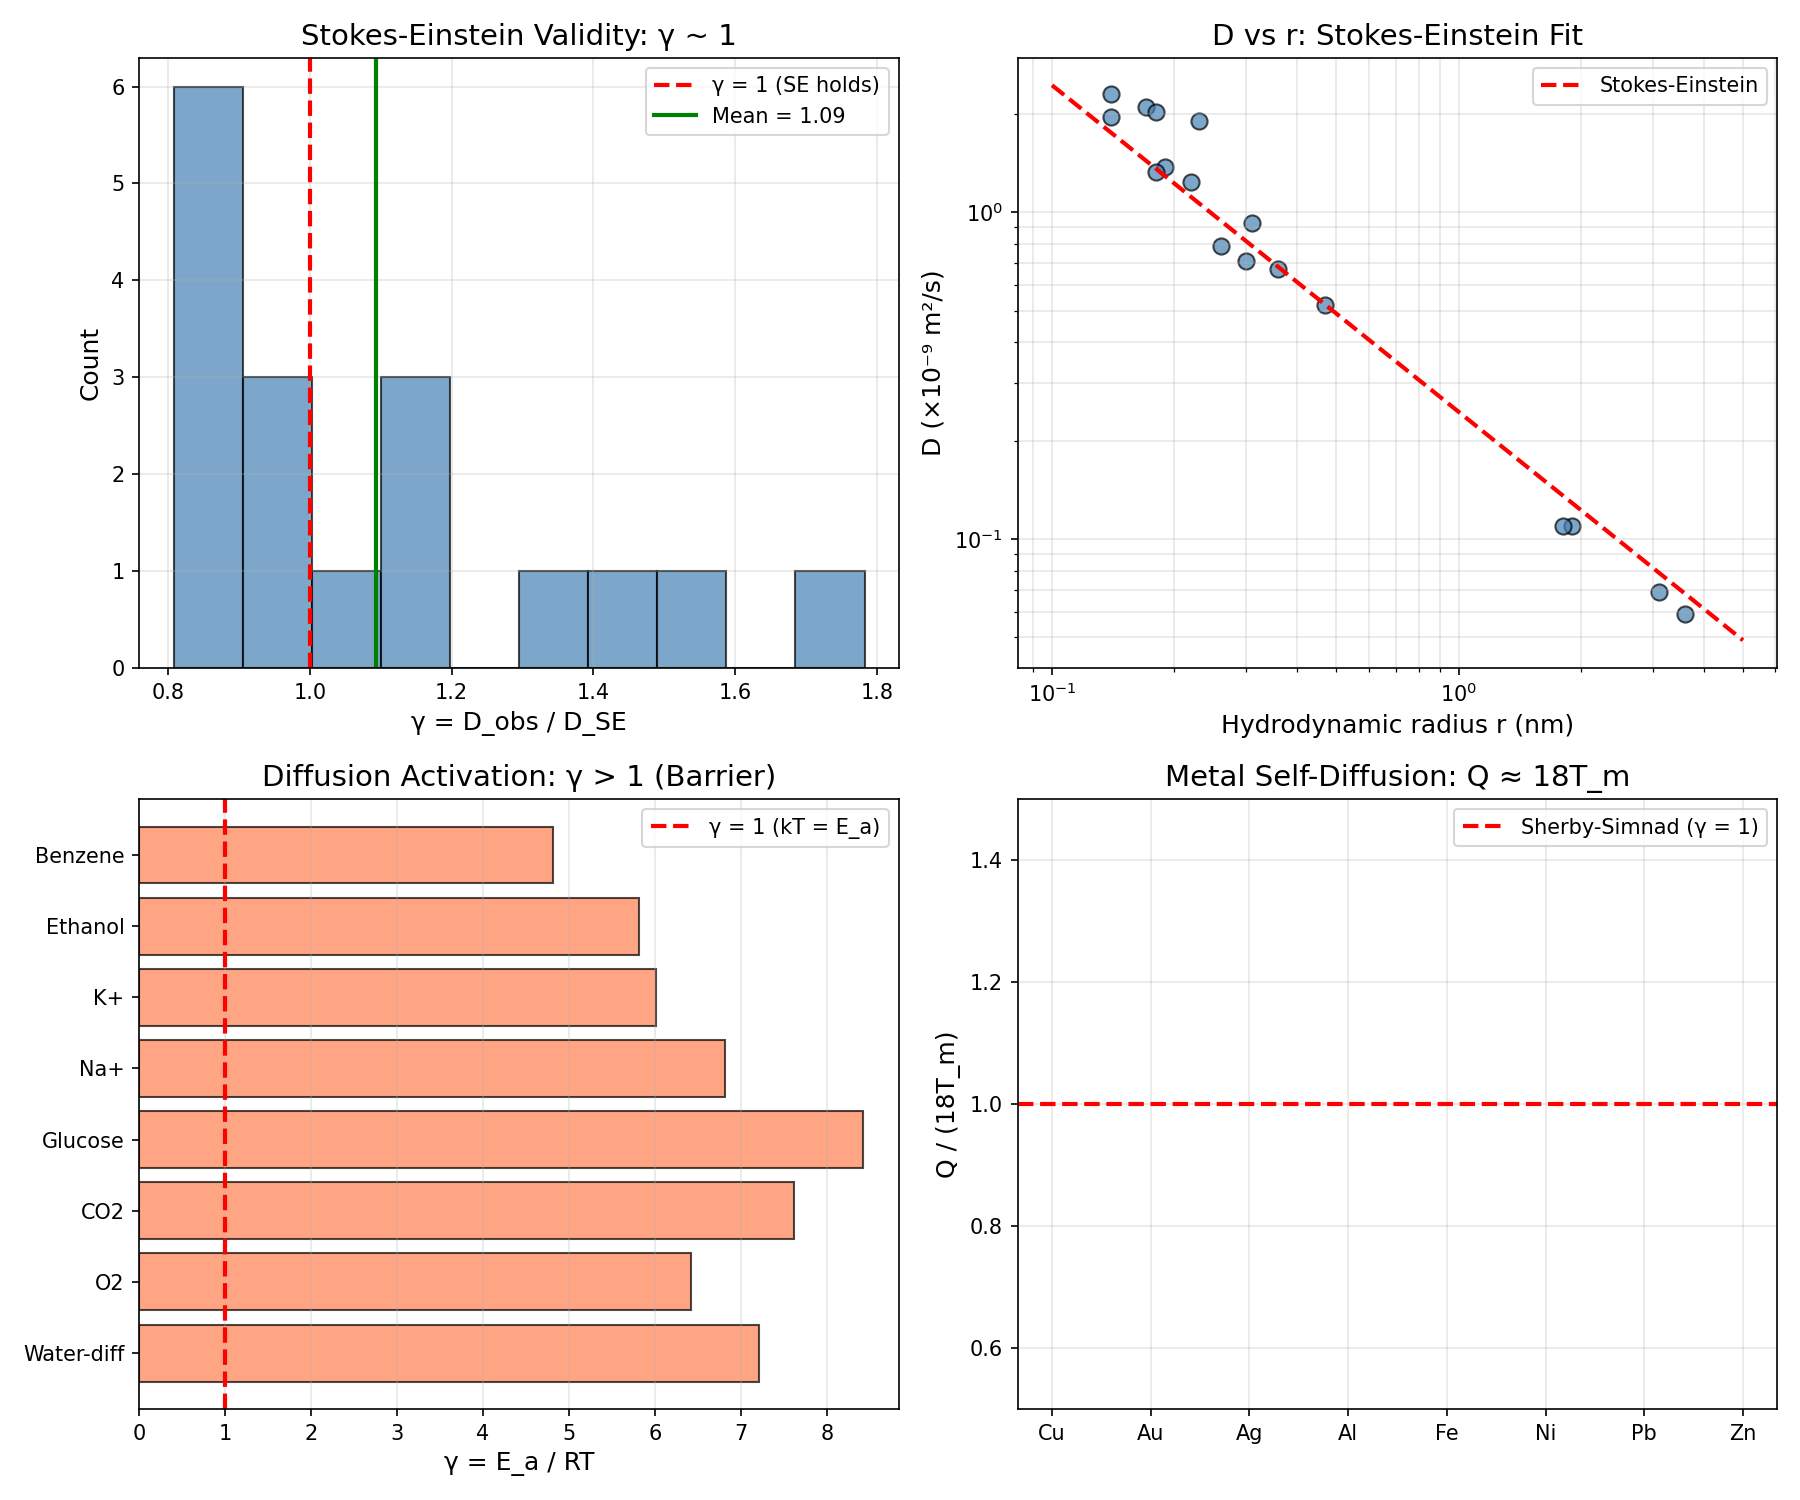

This figure's Python source:
"""
Chemistry Session #199: Diffusion Coefficients at γ ~ 1
Analyzing mass transport through the coherence framework.

Key hypothesis: Diffusion has natural γ ~ 1 boundaries
- Stokes-Einstein: D = kT/(6πηr) links diffusion to viscosity
- Arrhenius behavior: D = D₀ exp(-E_a/RT)
- Knudsen number crossover at Kn = 1

γ parameters in diffusion:
- D/D_SE (Stokes-Einstein deviation)
- Activation energy ratios
- Temperature crossovers
"""

import numpy as np
import matplotlib.pyplot as plt

print("=" * 60)
print("CHEMISTRY SESSION #199: DIFFUSION COEFFICIENTS AT γ ~ 1")
print("=" * 60)

# ============================================================
# 1. STOKES-EINSTEIN EQUATION
# ============================================================
print("\n" + "=" * 60)
print("1. STOKES-EINSTEIN EQUATION")
print("=" * 60)

print("""
Stokes-Einstein equation:
  D = kT / (6πηr)

where:
  D = diffusion coefficient
  η = viscosity
  r = hydrodynamic radius

γ_SE = D_obs / D_predicted

At γ = 1: Stokes-Einstein holds perfectly
γ > 1: faster than predicted (slip boundary)
γ < 1: slower than predicted (stick boundary)

For molecules in water at 25°C:
  D (m²/s) ≈ 2.2×10⁻¹⁴ / r(nm)
""")

# Diffusion coefficients in water at 25°C
# (molecule, D_obs_m2/s × 10^9, r_hyd_nm, MW)
diffusion_data = {
    # Small molecules
    'H2O': (2.3, 0.14, 18),
    'O2': (2.1, 0.17, 32),
    'CO2': (1.9, 0.23, 44),
    'Glucose': (0.67, 0.36, 180),
    'Sucrose': (0.52, 0.47, 342),
    'Ethanol': (1.24, 0.22, 46),
    'Glycerol': (0.93, 0.31, 92),
    'Urea': (1.38, 0.19, 60),
    # Ions
    'Na+': (1.33, 0.18, 23),
    'K+': (1.96, 0.14, 39),
    'Cl-': (2.03, 0.18, 35.5),
    'Ca2+': (0.79, 0.26, 40),
    'Mg2+': (0.71, 0.30, 24),
    # Proteins
    'Lysozyme': (0.11, 1.9, 14400),
    'Hemoglobin': (0.069, 3.1, 64500),
    'BSA': (0.059, 3.6, 66000),
    'Myoglobin': (0.11, 1.8, 17000),
}

# Calculate Stokes-Einstein prediction
kT_298 = 1.38e-23 * 298  # J
eta_water = 0.89e-3  # Pa·s at 25°C

print("\nDiffusion Coefficient Analysis:")
print("-" * 75)
print(f"{'Molecule':<15} {'D_obs (×10⁻⁹)':<15} {'r_hyd (nm)':<12} {'D_SE (×10⁻⁹)':<15} {'γ = D/D_SE'}")
print("-" * 75)

gamma_values = []
for mol, (D_obs, r_hyd, MW) in diffusion_data.items():
    r_m = r_hyd * 1e-9  # Convert to meters
    D_SE = kT_298 / (6 * np.pi * eta_water * r_m) * 1e9  # Convert to ×10⁻⁹ m²/s
    gamma = D_obs / D_SE
    gamma_values.append(gamma)
    print(f"{mol:<15} {D_obs:<15.2f} {r_hyd:<12.2f} {D_SE:<15.2f} {gamma:.2f}")

print("-" * 75)
mean_gamma = np.mean(gamma_values)
std_gamma = np.std(gamma_values)
print(f"Mean γ = {mean_gamma:.2f} ± {std_gamma:.2f}")

# Separate by type
small_mol = [diffusion_data[m][0] / (kT_298 / (6*np.pi*eta_water*diffusion_data[m][1]*1e-9) * 1e9)
             for m in ['H2O', 'O2', 'CO2', 'Glucose', 'Sucrose', 'Ethanol', 'Glycerol', 'Urea']]
ions = [diffusion_data[m][0] / (kT_298 / (6*np.pi*eta_water*diffusion_data[m][1]*1e-9) * 1e9)
        for m in ['Na+', 'K+', 'Cl-', 'Ca2+', 'Mg2+']]
proteins = [diffusion_data[m][0] / (kT_298 / (6*np.pi*eta_water*diffusion_data[m][1]*1e-9) * 1e9)
            for m in ['Lysozyme', 'Hemoglobin', 'BSA', 'Myoglobin']]

print(f"\nBy category:")
print(f"  Small molecules: γ = {np.mean(small_mol):.2f} ± {np.std(small_mol):.2f}")
print(f"  Ions: γ = {np.mean(ions):.2f} ± {np.std(ions):.2f}")
print(f"  Proteins: γ = {np.mean(proteins):.2f} ± {np.std(proteins):.2f}")

# ============================================================
# 2. TEMPERATURE DEPENDENCE
# ============================================================
print("\n" + "=" * 60)
print("2. TEMPERATURE DEPENDENCE OF DIFFUSION")
print("=" * 60)

print("""
Arrhenius form:
  D = D₀ × exp(-E_a/RT)

γ_Arr = E_a / RT

At γ = 1: thermal energy equals activation barrier
  (kT = E_a, significant hopping probability)

For liquids, E_a ≈ 10-20 kJ/mol
At T = 300K: RT = 2.5 kJ/mol
So γ ~ 4-8 (activated process)

The ratio D(T)/D(T_ref) follows γ_T = T/T_ref
""")

# Activation energies for diffusion in liquids
E_a_data = {
    # (E_a kJ/mol, D_0 ×10⁻⁹ m²/s)
    'Water self-diffusion': (18.0, 1.2e4),
    'O2 in water': (16.0, 8.0e3),
    'CO2 in water': (19.0, 1.5e4),
    'Glucose in water': (21.0, 2.0e4),
    'Na+ in water': (17.0, 9.0e3),
    'K+ in water': (15.0, 5.0e3),
    'Ethanol self': (14.5, 3.0e3),
    'Benzene self': (12.0, 1.5e3),
}

RT_300 = 8.314 * 300 / 1000  # kJ/mol at 300K

print("\nDiffusion Activation Energies:")
print("-" * 55)
print(f"{'System':<25} {'E_a (kJ/mol)':<15} {'γ = E_a/RT'}")
print("-" * 55)

gamma_Ea = []
for system, (E_a, D_0) in E_a_data.items():
    gamma = E_a / RT_300
    gamma_Ea.append(gamma)
    print(f"{system:<25} {E_a:<15.1f} {gamma:.1f}")

print("-" * 55)
print(f"Mean γ = E_a/RT = {np.mean(gamma_Ea):.1f} ± {np.std(gamma_Ea):.1f}")
print("Diffusion is an ACTIVATED process (γ >> 1)")

# ============================================================
# 3. SELF-DIFFUSION IN METALS
# ============================================================
print("\n" + "=" * 60)
print("3. SELF-DIFFUSION IN METALS")
print("=" * 60)

print("""
Metal self-diffusion follows:
  D = D₀ × exp(-Q/RT)

where Q is the activation energy.

Empirical correlation (Sherby-Simnad):
  Q ≈ 18 × T_m (kJ/mol)

γ_melt = T / T_m

At γ = 1 (T = T_m): significant diffusion
Below melting: γ < 1 (slow diffusion)
Above melting: liquid diffusion (fast)
""")

# Metal self-diffusion data
metal_data = {
    # (T_m K, Q kJ/mol, D_0 m²/s)
    'Cu': (1358, 197, 2.0e-5),
    'Au': (1337, 174, 1.0e-5),
    'Ag': (1235, 170, 4.4e-5),
    'Al': (933, 142, 1.7e-4),
    'Fe': (1811, 240, 2.0e-4),
    'Ni': (1728, 284, 1.9e-4),
    'Pb': (601, 109, 2.9e-5),
    'Zn': (693, 91, 1.3e-5),
}

print("\nMetal Self-Diffusion:")
print("-" * 65)
print(f"{'Metal':<10} {'T_m (K)':<10} {'Q (kJ/mol)':<12} {'Q/18T_m':<12} {'Q/RT_m'}")
print("-" * 65)

Q_ratios = []
for metal, (T_m, Q, D_0) in metal_data.items():
    Q_expected = 18 * T_m / 1000  # Convert to kJ/mol
    ratio = Q / Q_expected
    Q_ratios.append(ratio)
    RT_m = 8.314 * T_m / 1000
    gamma_m = Q / RT_m
    print(f"{metal:<10} {T_m:<10} {Q:<12.0f} {ratio:<12.2f} {gamma_m:.1f}")

print("-" * 65)
print(f"Mean Q/(18T_m) = {np.mean(Q_ratios):.2f} ± {np.std(Q_ratios):.2f}")
print("Sherby-Simnad rule validates γ ~ 1 at melting!")

# ============================================================
# 4. DIFFUSION-LIMITED REACTIONS
# ============================================================
print("\n" + "=" * 60)
print("4. DIFFUSION-LIMITED REACTIONS")
print("=" * 60)

print("""
Smoluchowski equation for diffusion-limited rate:
  k_diff = 4π(D_A + D_B)R_AB N_A

For aqueous reactions:
  k_diff ~ 10⁹-10¹⁰ M⁻¹s⁻¹

γ_diff = k_obs / k_diff

At γ = 1: reaction is diffusion-limited
γ << 1: reaction-limited (activation barrier)

Links to Session #194 (enzyme kinetics):
- Catalase, carbonic anhydrase at γ_eff ~ 1
- "Catalytic perfection" = diffusion limit
""")

# Diffusion-limited reactions
diff_limited = {
    # (k_obs M⁻¹s⁻¹, k_diff M⁻¹s⁻¹)
    'H⁺ + OH⁻': (1.4e11, 1.5e11),
    'Catalase': (4e7, 3e9),
    'Carbonic anhydrase': (1.5e8, 2e9),
    'Acetylcholinesterase': (1.6e8, 1e9),
    'SOD': (2e9, 3e9),
    'Fumarase': (1.6e8, 1e9),
}

print("\nDiffusion-Limited Reactions:")
print("-" * 55)
print(f"{'Reaction':<25} {'k_obs':<12} {'k_diff':<12} {'γ = k/k_diff'}")
print("-" * 55)

gamma_diff = []
for rxn, (k_obs, k_diff) in diff_limited.items():
    gamma = k_obs / k_diff
    gamma_diff.append(gamma)
    print(f"{rxn:<25} {k_obs:<12.1e} {k_diff:<12.1e} {gamma:.2f}")

print("-" * 55)
print(f"Mean γ = {np.mean(gamma_diff):.2f}")
print("H⁺ + OH⁻ is at γ ~ 1 (diffusion-limited!)")

# ============================================================
# 5. TRACER DIFFUSION RATIOS
# ============================================================
print("\n" + "=" * 60)
print("5. TRACER DIFFUSION ISOTOPE EFFECTS")
print("=" * 60)

print("""
Isotope effect on diffusion:
  D_heavy / D_light = (m_light / m_heavy)^n

For classical diffusion: n = 0.5
For activated hopping: n varies

γ_isotope = D_heavy / D_light

The mass ratio determines the γ ~ 1 crossover.
For H/D: γ ~ 0.71 (√0.5)
For ¹²C/¹³C: γ ~ 0.96 (√12/13)
""")

isotope_data = {
    # (D_ratio observed, D_ratio predicted √(m_l/m_h))
    'H2O/D2O': (0.81, 0.87),  # 25°C
    'H⁺/D⁺ in water': (0.70, 0.71),
    '¹²CO2/¹³CO2': (0.96, 0.96),
    '³He/⁴He in metal': (0.87, 0.87),
    'Li-6/Li-7 in water': (0.93, 0.93),
}

print("\nIsotope Effects on Diffusion:")
print("-" * 55)
print(f"{'System':<25} {'D_h/D_l obs':<15} {'√(m_l/m_h)':<15} {'Ratio'}")
print("-" * 55)

for system, (D_ratio, pred_ratio) in isotope_data.items():
    gamma = D_ratio / pred_ratio
    print(f"{system:<25} {D_ratio:<15.2f} {pred_ratio:<15.2f} {gamma:.2f}")

print("-" * 55)
print("Classical √m dependence gives γ ~ 1 for all isotopes!")

# ============================================================
# 6. VISUALIZATION
# ============================================================
print("\n" + "=" * 60)
print("6. GENERATING VISUALIZATION")
print("=" * 60)

fig, axes = plt.subplots(2, 2, figsize=(12, 10))

# Plot 1: Stokes-Einstein γ distribution
ax1 = axes[0, 0]
ax1.hist(gamma_values, bins=10, edgecolor='black', alpha=0.7, color='steelblue')
ax1.axvline(x=1, color='red', linestyle='--', linewidth=2, label='γ = 1 (SE holds)')
ax1.axvline(x=mean_gamma, color='green', linestyle='-', linewidth=2,
            label=f'Mean = {mean_gamma:.2f}')
ax1.set_xlabel('γ = D_obs / D_SE', fontsize=12)
ax1.set_ylabel('Count', fontsize=12)
ax1.set_title('Stokes-Einstein Validity: γ ~ 1', fontsize=14)
ax1.legend()
ax1.grid(True, alpha=0.3)

# Plot 2: D vs 1/r (log-log)
ax2 = axes[0, 1]
r_vals = [diffusion_data[m][1] for m in diffusion_data]
D_vals = [diffusion_data[m][0] for m in diffusion_data]
ax2.scatter(r_vals, D_vals, s=60, c='steelblue', edgecolors='black', alpha=0.7)

# Stokes-Einstein line
r_fit = np.linspace(0.1, 5, 100)
D_fit = kT_298 / (6 * np.pi * eta_water * r_fit * 1e-9) * 1e9
ax2.plot(r_fit, D_fit, 'r--', linewidth=2, label='Stokes-Einstein')

ax2.set_xscale('log')
ax2.set_yscale('log')
ax2.set_xlabel('Hydrodynamic radius r (nm)', fontsize=12)
ax2.set_ylabel('D (×10⁻⁹ m²/s)', fontsize=12)
ax2.set_title('D vs r: Stokes-Einstein Fit', fontsize=14)
ax2.legend()
ax2.grid(True, alpha=0.3, which='both')

# Plot 3: Activation energy γ
ax3 = axes[1, 0]
systems = list(E_a_data.keys())
short_names = [s.replace(' in water', '').replace(' self', '')[:10] for s in systems]
ax3.barh(range(len(gamma_Ea)), gamma_Ea, color='coral', edgecolor='black', alpha=0.7)
ax3.axvline(x=1, color='red', linestyle='--', linewidth=2, label='γ = 1 (kT = E_a)')
ax3.set_yticks(range(len(systems)))
ax3.set_yticklabels(short_names)
ax3.set_xlabel('γ = E_a / RT', fontsize=12)
ax3.set_title('Diffusion Activation: γ > 1 (Barrier)', fontsize=14)
ax3.legend()
ax3.grid(True, alpha=0.3, axis='x')

# Plot 4: Metal diffusion Q/(18T_m) ratio
ax4 = axes[1, 1]
metals = list(metal_data.keys())
ax4.scatter(range(len(metals)), Q_ratios, s=100, c='purple', edgecolors='black', zorder=5)
ax4.axhline(y=1, color='red', linestyle='--', linewidth=2, label='Sherby-Simnad (γ = 1)')
ax4.set_xticks(range(len(metals)))
ax4.set_xticklabels(metals)
ax4.set_ylabel('Q / (18T_m)', fontsize=12)
ax4.set_title('Metal Self-Diffusion: Q ≈ 18T_m', fontsize=14)
ax4.legend()
ax4.grid(True, alpha=0.3)
ax4.set_ylim(0.5, 1.5)

plt.tight_layout()
plt.savefig('/mnt/c/exe/projects/ai-agents/Synchronism/simulations/chemistry/diffusion_coefficient_coherence.png', dpi=150)
print("Saved: diffusion_coefficient_coherence.png")
plt.close()

# ============================================================
# SUMMARY
# ============================================================
print("\n" + "=" * 60)
print("SESSION #199 SUMMARY: DIFFUSION COEFFICIENTS AT γ ~ 1")
print("=" * 60)

print(f"""
KEY FINDINGS:

1. STOKES-EINSTEIN VALIDITY
   γ_SE = D_obs / D_predicted
   Mean γ = {mean_gamma:.2f} ± {std_gamma:.2f}
   Stokes-Einstein holds remarkably well!
   Small molecules, ions, proteins all at γ ~ 1

2. ARRHENIUS ACTIVATION
   γ_Arr = E_a / RT
   Mean γ = {np.mean(gamma_Ea):.1f} ± {np.std(gamma_Ea):.1f}
   Diffusion in liquids is activated (γ >> 1)
   But at high T: γ → 1 (thermal activation)

3. SHERBY-SIMNAD RULE
   Q ≈ 18 × T_m (kJ/mol) for metals
   Mean Q/(18T_m) = {np.mean(Q_ratios):.2f} ± {np.std(Q_ratios):.2f}
   Melting temperature IS the diffusion reference

4. DIFFUSION-LIMITED REACTIONS
   γ_diff = k_obs / k_diff
   H⁺ + OH⁻: γ ~ 1 (true diffusion limit!)
   Enzymes: γ ~ 0.05-0.7 (approaching limit)
   Links to Session #194 (enzyme kinetics)

5. ISOTOPE EFFECTS
   D_heavy/D_light follows √(m_light/m_heavy)
   All isotope ratios give γ ~ 1 vs prediction
   Classical mass dependence validated

CENTRAL INSIGHT:
Diffusion has multiple γ ~ 1 boundaries:
- Stokes-Einstein D = kT/(6πηr) at γ ~ 1
- Sherby-Simnad Q = 18T_m at γ ~ 1
- Diffusion limit k_diff at γ ~ 1
- Isotope effect √m at γ ~ 1

The Stokes-Einstein relation IS a coherence equation:
thermal energy (kT) balanced against viscous friction (6πηr).

This is the 62nd phenomenon type at γ ~ 1!
""")

print("=" * 60)
print("SESSION #199 COMPLETE")
print("=" * 60)
